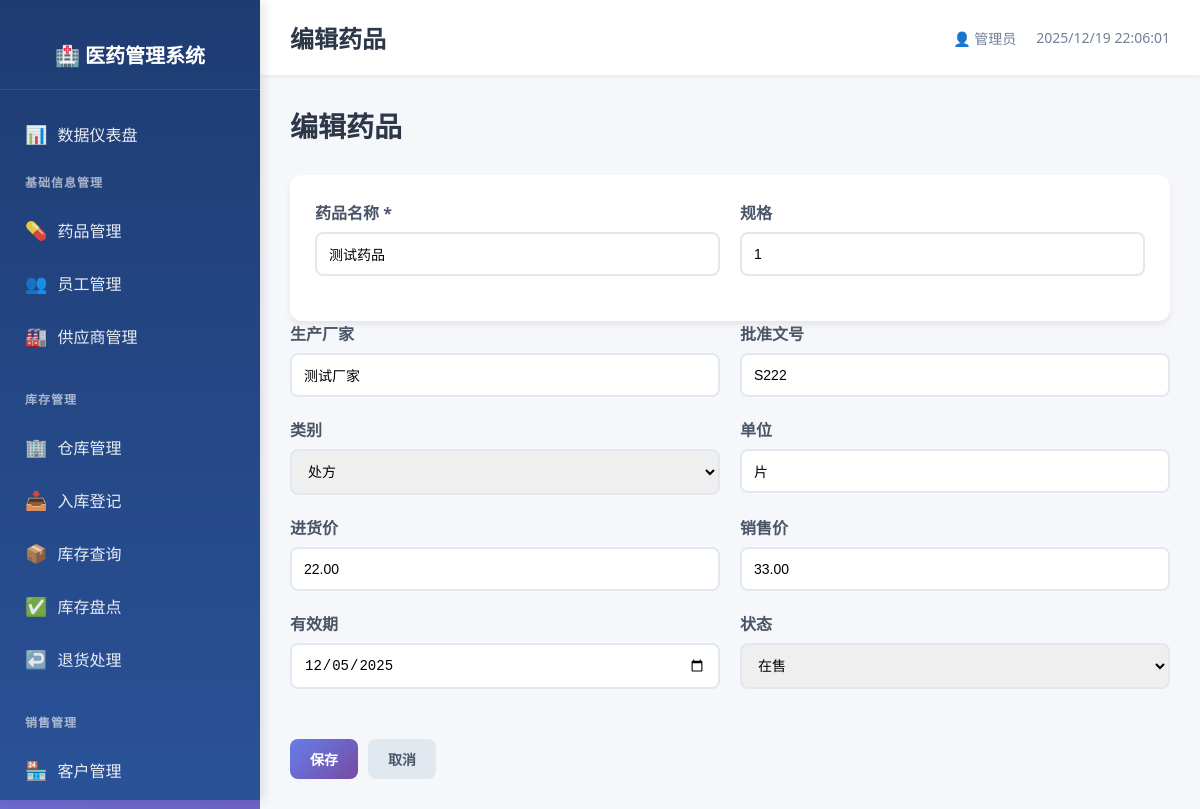
The app's page /basic/drugs/edit/1, older data.
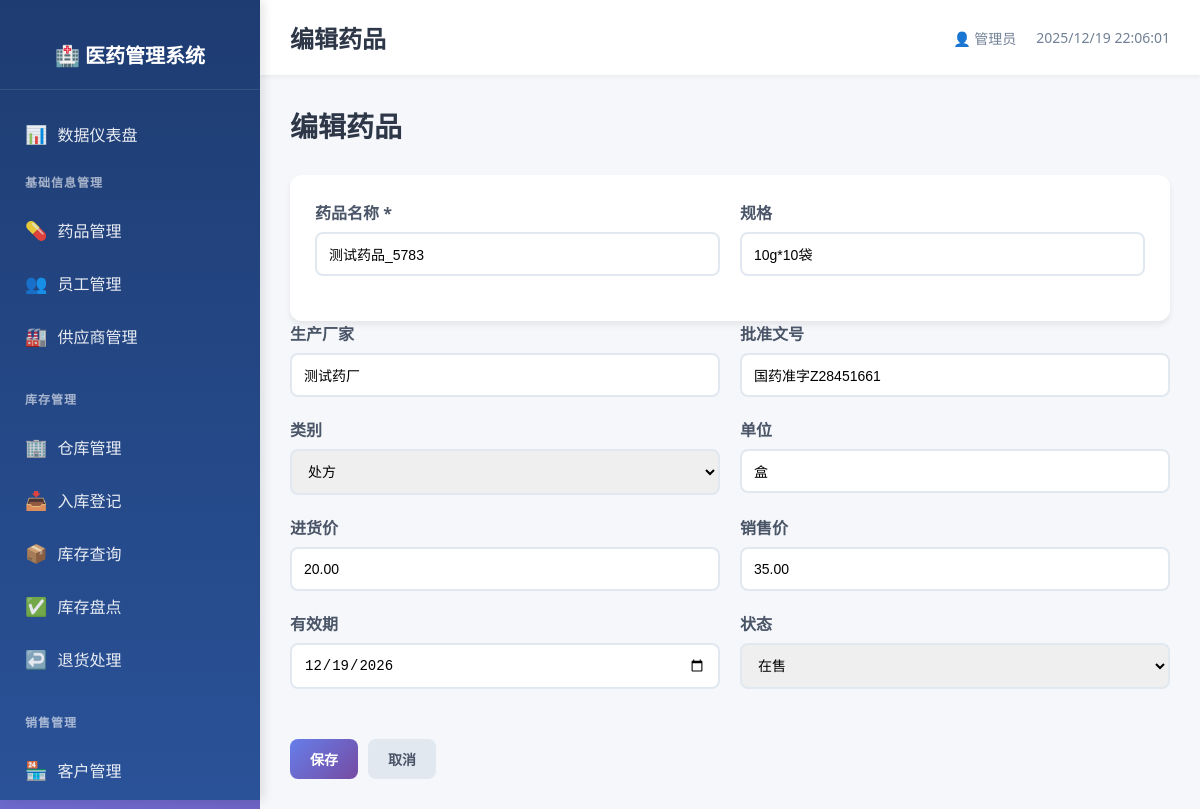
The same page, newer data.
### models.py (models this page shows)
class DrugInfo(db.Model):
    __tablename__ = 'drug_info'
    drug_id = db.Column(db.Integer, primary_key=True, autoincrement=True)
    name = db.Column(db.String(100), nullable=False, index=True)
    spec = db.Column(db.String(100))
    manufacturer = db.Column(db.String(200))
    approval_number = db.Column(db.String(100), unique=True)
    category = db.Column(db.String(50))  # 处方/非处方
    unit = db.Column(db.String(20))
    purchase_price = db.Column(db.Numeric(10, 2), nullable=False)
    sale_price = db.Column(db.Numeric(10, 2), nullable=False)
    expiry_date = db.Column(db.Date)
    status = db.Column(db.String(20), default='在售', nullable=False)
    create_time = db.Column(db.DateTime, default=datetime.now, nullable=False)
    update_time = db.Column(db.DateTime, default=datetime.now, onupdate=datetime.now, nullable=False)

### routes/basic_info.py (the view, shortened to what this page needs)
@basic_bp.route('/drugs/edit/<int:drug_id>', methods=['GET', 'POST'])
def drug_edit(drug_id):
    drug = DrugInfo.query.get_or_404(drug_id)
    return render_template('basic/drug_form.html', drug=drug)

### templates/basic/drug_form.html (shortened to what this page needs)
{% extends "base.html" %}
{% block page_title %}{% if drug %}编辑{% else %}添加{% endif %}药品{% endblock %}
{% block content %}
<div class="page-header">
    <h2>{% if drug %}编辑{% else %}添加{% endif %}药品</h2>
</div>
<div class="table-card">
    <form method="post" onsubmit="return validateDrugForm()"
        <div class="form-row">
            <div class="form-group">
                <label for="name">药品名称 *</label>
                <input type="text" id="name" name="name" class="form-control"
                       value="{{ drug.name if drug else '' }}"
                       placeholder="例如：阿莫西林胶囊" required>
            </div>
            <div class="form-group">
                <label for="spec">规格</label>
                <input type="text" id="spec" name="spec" class="form-control"
                       value="{{ drug.spec if drug else '' }}"
                       placeholder="例如：0.25g*24粒">
            </div>
        </div>
        <div class="form-row">
            <div class="form-group">
                <label for="manufacturer">生产厂家</label>
                <input type="text" id="manufacturer" name="manufacturer" class="form-control"
                       value="{{ drug.manufacturer if drug else '' }}"
                       placeholder="例如：扬子江药业集团">
            </div>
            <div class="form-group">
                <label for="approval_number">批准文号</label>
                <input type="text" id="approval_number" name="approval_number" class="form-control"
                       value="{{ drug.approval_number if drug else '' }}"
                       placeholder="例如：国药准字Z20210001">
            </div>
        </div>
        <div class="form-row">
            <div class="form-group">
                <label for="category">类别</label>
                <select id="category" name="category" class="form-control">
                    <option value="处方" {% if drug and drug.category == '处方' %}selected{% endif %}>处方</option>
                </select>
            </div>
            <div class="form-group">
                <label for="unit">单位</label>
                <input type="text" id="unit" name="unit" class="form-control"
                       value="{{ drug.unit if drug else '' }}" placeholder="盒/瓶/片">
            </div>
        </div>
        <div class="form-row">
            <div class="form-group">
                <label for="purchase_price">进货价</label>
                <input type="number" step="0.01" id="purchase_price" name="purchase_price" class="form-control"
                       value="{{ drug.purchase_price if drug else '' }}">
            </div>
            <div class="form-group">
                <label for="sale_price">销售价</label>
                <input type="number" step="0.01" id="sale_price" name="sale_price" class="form-control"
                       value="{{ drug.sale_price if drug else '' }}">
            </div>
        </div>
        <div class="form-row">
            <div class="form-group">
                <label for="expiry_date">有效期</label>
                <input type="date" id="expiry_date" name="expiry_date" class="form-control"
                       value="{{ drug.expiry_date if drug else '' }}">
            </div>
            <div class="form-group">
                <label for="status">状态</label>
                <select id="status" name="status" class="form-control">
                    <option value="在售" {% if drug and drug.status == '在售' %}selected{% endif %}>在售</option>
                </select>
            </div>
        </div>
        <div class="form-actions">
            <button type="submit" class="btn btn-primary">保存</button>
            <a href="{{ url_for('basic.drug_list') }}" class="btn btn-secondary">取消</a>
        </div>
</div>
{% endblock %}

Row changes from the older to the newer data that the page shows:
changed DrugInfo "处方": name "测试药品" → "测试药品_5783"; spec "1" → "10g*10袋"; manufacturer "测试厂家" → "测试药厂"; approval_number "S222" → "国药准字Z28451661"; unit "片" → "盒"; purchase_price "22.00" → "20.00"; sale_price "33.00" → "35.00"; expiry_date "12/05/2025" → "12/19/2026"
